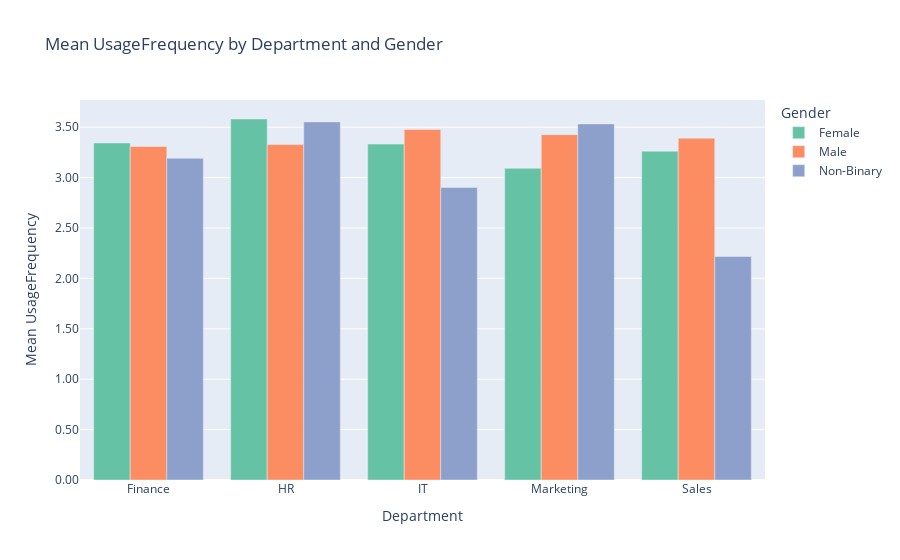

Source (notebook cell):
### Code cell
# Barplot: Mean UsageFrequency by Department and Gender
import plotly.express as px
dept_gender_df = merged.groupby(['Department', 'Gender'])['UsageFrequency'].mean().reset_index()
fig = px.bar(
    dept_gender_df,
    x='Department',
    y='UsageFrequency',
    color='Gender',
    barmode='group',
    title='Mean UsageFrequency by Department and Gender',
    color_discrete_sequence=px.colors.qualitative.Set2,
    hover_data=['Gender']
 )
fig.update_layout(
    yaxis=dict(title='Mean UsageFrequency', tickformat='.2f'),
    xaxis=dict(title='Department'),
    legend_title_text='Gender'
 )
fig.show()

### Figure 1 — Plotly figure (JSON) as saved in the notebook; plotly's stock layout.template omitted (floating-point values rounded to 4 significant figures)
{"data": [{"alignmentgroup": "True", "customdata": [["Female"], ["Female"], ["Female"], ["Female"], ["Female"]], "hovertemplate": "Gender=%{customdata[0]}<br>Department=%{x}<br>UsageFrequency=%{y}<extra></extra>", "legendgroup": "Female", "marker": {"color": "rgb(102,194,165)", "pattern": {"shape": ""}}, "name": "Female", "offsetgroup": "Female", "orientation": "v", "showlegend": true, "textposition": "auto", "type": "bar", "x": ["Finance", "HR", "IT", "Marketing", "Sales"], "xaxis": "x", "y": [3.344, 3.582, 3.333, 3.092, 3.262], "yaxis": "y"}, {"alignmentgroup": "True", "customdata": [["Male"], ["Male"], ["Male"], ["Male"], ["Male"]], "hovertemplate": "Gender=%{customdata[0]}<br>Department=%{x}<br>UsageFrequency=%{y}<extra></extra>", "legendgroup": "Male", "marker": {"color": "rgb(252,141,98)", "pattern": {"shape": ""}}, "name": "Male", "offsetgroup": "Male", "orientation": "v", "showlegend": true, "textposition": "auto", "type": "bar", "x": ["Finance", "HR", "IT", "Marketing", "Sales"], "xaxis": "x", "y": [3.309, 3.328, 3.479, 3.426, 3.391], "yaxis": "y"}, {"alignmentgroup": "True", "customdata": [["Non-Binary"], ["Non-Binary"], ["Non-Binary"], ["Non-Binary"], ["Non-Binary"]], "hovertemplate": "Gender=%{customdata[0]}<br>Department=%{x}<br>UsageFrequency=%{y}<extra></extra>", "legendgroup": "Non-Binary", "marker": {"color": "rgb(141,160,203)", "pattern": {"shape": ""}}, "name": "Non-Binary", "offsetgroup": "Non-Binary", "orientation": "v", "showlegend": true, "textposition": "auto", "type": "bar", "x": ["Finance", "HR", "IT", "Marketing", "Sales"], "xaxis": "x", "y": [3.192, 3.553, 2.902, 3.533, 2.217], "yaxis": "y"}], "layout": {"barmode": "group", "legend": {"title": {"text": "Gender"}, "tracegroupgap": 0}, "title": {"text": "Mean UsageFrequency by Department and Gender"}, "xaxis": {"anchor": "y", "domain": [0, 1], "title": {"text": "Department"}}, "yaxis": {"anchor": "x", "domain": [0, 1], "tickformat": ".2f", "title": {"text": "Mean UsageFrequency"}}}}
